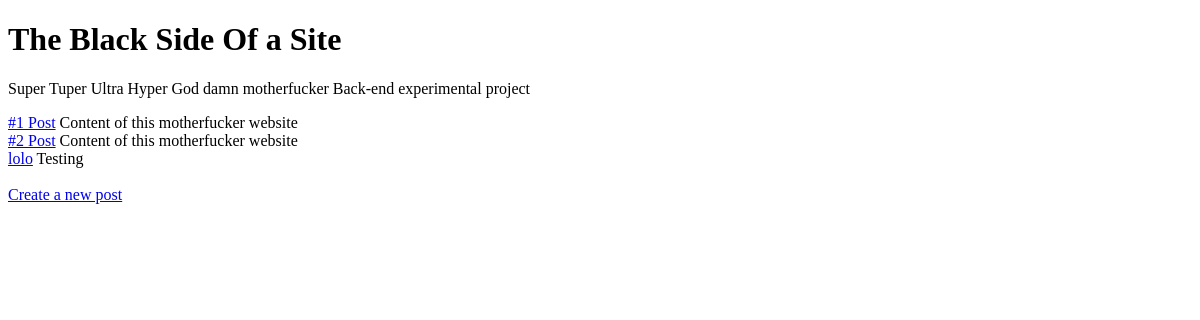
Before: / with the older database file.
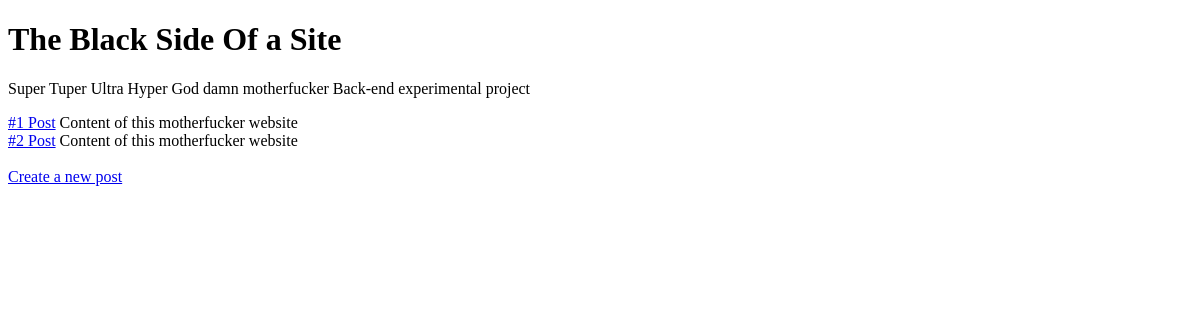
After: the same page with the newer database file.
### tables this page shows
CREATE TABLE posts (
    id INTEGER PRIMARY KEY AUTOINCREMENT,
    created TIMESTAMP NOT NULL DEFAULT CURRENT_TIMESTAMP,
    title TEXT NOT NULL,
    content TEXT NOT NULL
);

### Flask.py (the view)
@app.route('/')
def home():
    posts = get_data()
    return render_template('homepage.html', posts=posts)

### Flask.py (called while the page is built)
def get_db():
    conn = sqlite3.connect('database.db')
    conn.row_factory = sqlite3.Row
    return conn

def get_data():
    conn = get_db()
    posts = conn.execute('SELECT * FROM posts').fetchall()
    return posts

### templates/homepage.html (shortened to what this page needs)
<!DOCTYPE html>
<html lang="en">
<head>
</head>
<body>
    <heade>
        <h1>The Black Side Of a Site</h1>
    </heade>
    <main>
        <p>Super Tuper Ultra Hyper God damn motherfucker Back-end experimental project</p>
        {% block content %}
            {% for post in posts %}
                <a href="posts/{{post['id']}}">{{ post['title'] }}</a>
                <span>{{ post['content'] }}</span>
                <br>
            {% endfor %}
        {% endblock %}
        <br>
        <a href="create">Create a new post</a>
    </main>
</body>
</html>

Changed rows visible on the page:
removed posts: title "lolo", content "Testing"
